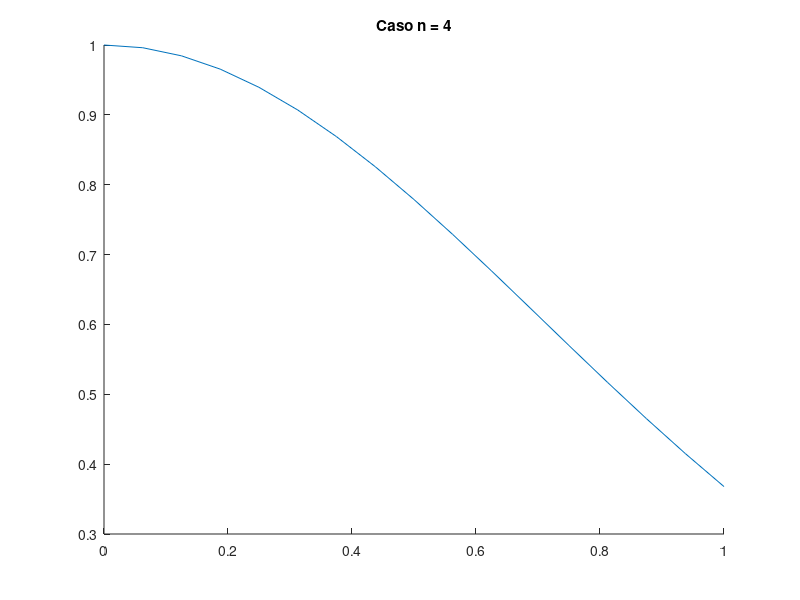

MATLAB code to generate this figure: (Note: this script raises an error after producing the figure.)
f = @(t,y) -2 .* t .*y;

y0 = 1;
for n = 4:8
        t = [0:2.^(-n):1];
        figure(n-3);
        hold on
        y_ex = exp(-t.^2);
        plot(t, y_ex)
        title(sprintf('Caso n = %d', n))
    for tetha = 0:0.25:1
        y = tetha_metodo(f, tetha, y0, t);
        plot(t,y);
        err_matrix(n-3, 4.*tetha+1) = max(abs(y-y_ex));
    end
        legend('Sol esatta', '0','1/4','1/2','3/4','1');
end

p = log(err_matrix(2:end, 4*tetha+1)) - log (err_matrix(1:end+1, 4*tetha+1)) / log(0.5)

